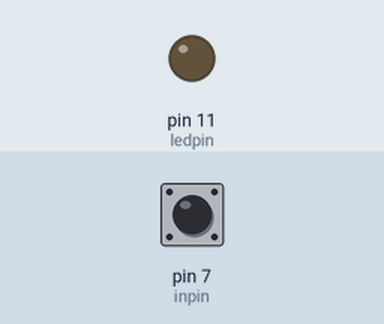
Simulated run of this sketch. Board: Arduino Uno, built with avr-gcc and run on an emulated ATmega328P. Shown: output pins drawn as LEDs (lit = HIGH). Inputs (shaded band) come from the test bench; at power-on: pin 7 (inpin) HIGH.

Above: at 1.2 s.
1.3 s: pin 7 (inpin) pulled LOW for 0.15 s
At 2.6 s:
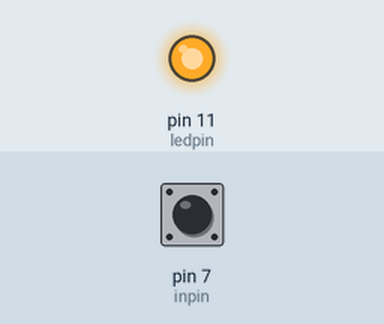
2.9 s: pin 7 (inpin) pulled LOW for 1 s
At 5.1 s:
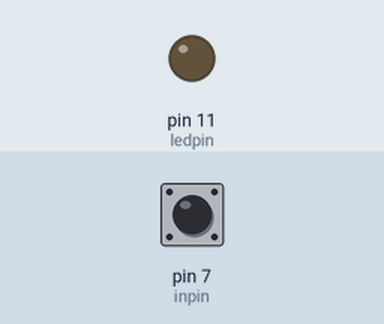
5.4 s: pin 7 (inpin) pulled LOW for 3.2 s
At 9.9 s:
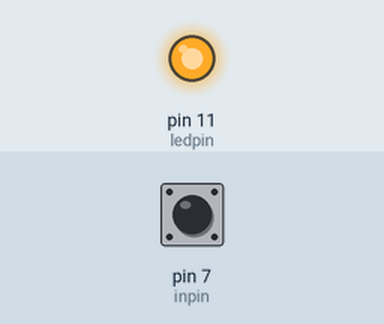
Timing chart, 0 to 11.4 s (numbered marks = the images above; inputs shaded):
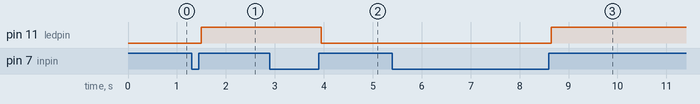

The sketch:

exp1_2.ino
```cpp
#include<Bounce2.h>

int ledpin = 11;
int inpin = 7;
int val = LOW;
Bounce2::Button button = Bounce2::Button();


void setup() {
  pinMode(ledpin, OUTPUT);
  pinMode(inpin, INPUT);
  button.attach(inpin, INPUT_PULLUP);
  button.interval(50);
}

void loop() {
  button.update();

  if (button.pressed()) {
    val = !val;
    digitalWrite(ledpin, val);
  }
}
```

Measured:
- after the input at 1.3 s, pin 11 (ledpin): LOW → HIGH after 0.20 s
- after the input at 2.9 s, pin 11 (ledpin): HIGH → LOW after 1.0 s
- after the input at 5.4 s, pin 11 (ledpin): LOW → HIGH after 3.2 s
